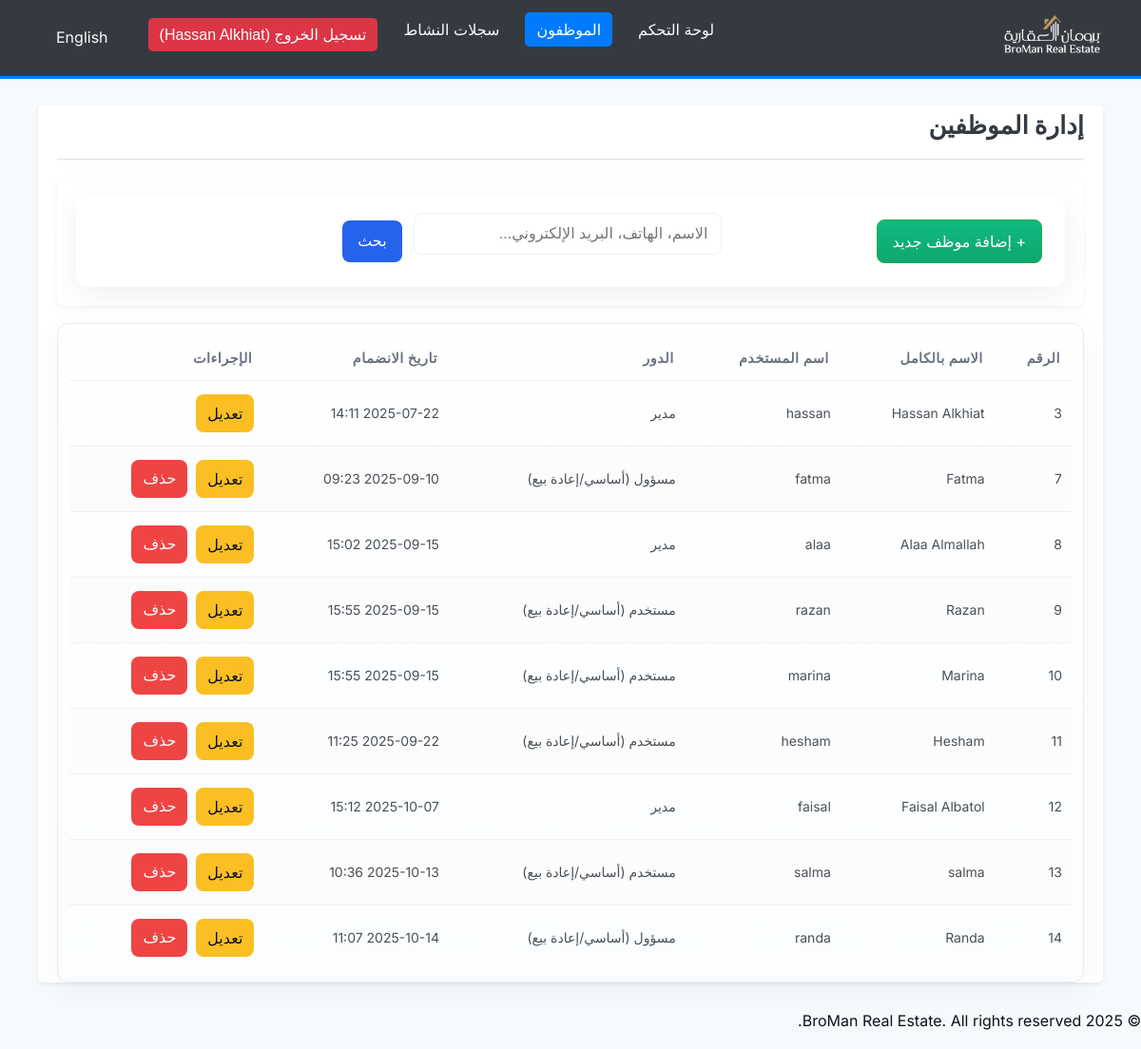
The page /employees_list.php (signed in) on the database as committed earlier.
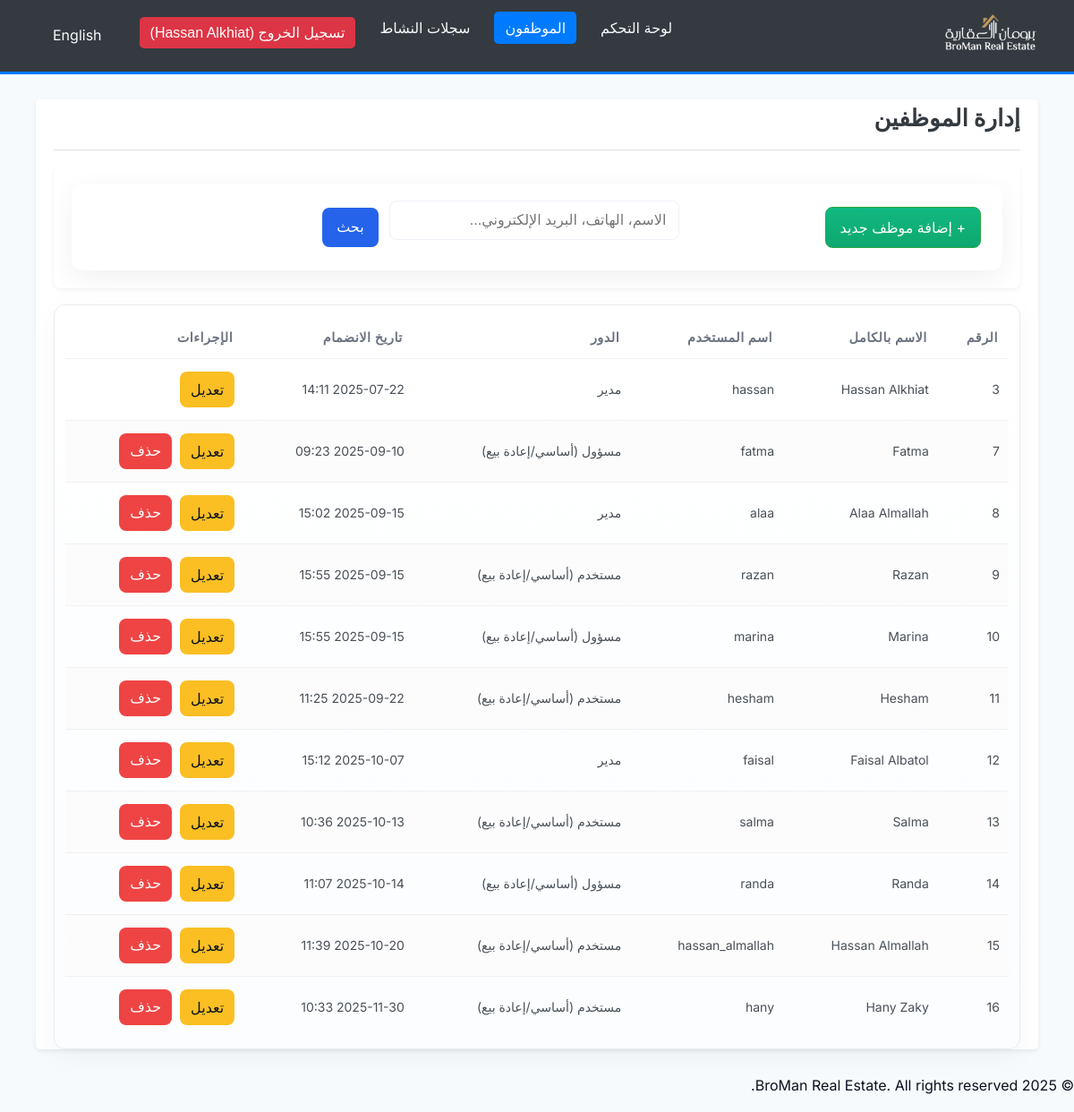
The same page on the database as committed later.
### tables this page shows
CREATE TABLE `employees` (
  `EmployeeID` int(11) NOT NULL,
  `FullName` varchar(255) NOT NULL,
  `Username` varchar(50) NOT NULL,
  `Password` varchar(255) NOT NULL COMMENT 'Stored using PHP password_hash (bcrypt)',
  `Role` enum('manager','admin','user') NOT NULL DEFAULT 'user',
  `DateJoined` timestamp NULL DEFAULT current_timestamp()
);

### lang/translate.php (called while the page is built, shortened)
<?php
$lang_file = __DIR__ . '/' . $_SESSION['lang'] . '.php';
if (file_exists($lang_file)) {
    $translations = include($lang_file);
} else {
    $translations = include(__DIR__ . '/ar.php');
}
function t($key)
{
    global $translations;
    return isset($translations[$key]) ? $translations[$key] : $key;
}
function get_direction()
{
    return ($_SESSION['lang'] == 'ar') ? 'rtl' : 'ltr';
}
function get_lang_code()
{
    return $_SESSION['lang'];
}

### permissions.php (called while the page is built, shortened)
<?php
function get_user_role() {
    return isset($_SESSION["role"]) ? $_SESSION["role"] : null;
}
function is_manager() {
    return get_user_role() === 'manager';
}
function can_manage_employees() {
    return is_manager();
}
function get_role_name_ar($role) {
    switch ($role) {
        case 'manager':
            return 'مدير';
        case 'admin':
            return 'مسؤول (أساسي/إعادة بيع)';
        case 'user':
            return 'مستخدم (أساسي/إعادة بيع)';
    }
}
?>

### employees_list.php (the view, shortened to what this page needs)
<?php
require_once __DIR__ .
'/lang/translate.php';
require_once 'permissions.php';
require_once __DIR__ . '/db.php';
$search_term = isset($_GET['search']) ? trim($_GET['search']) : '';
$sql = "SELECT EmployeeID, FullName, Username, Role, DateJoined FROM employees";
$sql .= " ORDER BY EmployeeID ASC";
$employees = [];
if ($stmt = $conn->prepare($sql)) {
    if ($stmt->execute()) {
        $result = $stmt->get_result();
        while ($row = $result->fetch_assoc()) {
            $employees[] = $row;
        }
    } else {
        error_log("Error fetching employees: " . $stmt->error);
        $_SESSION['error_message'] = t('error_retrieving_employees');
    }
} else {
    error_log("Error preparing statement for employees: " . $conn->error);
    $_SESSION['error_message'] = t('database_error');
}
?>
<!DOCTYPE html>
<html lang="<?php echo get_lang_code(); ?>" dir="<?php echo get_direction(); ?>">
<head>
    <link rel="stylesheet" href="modern_styles.css">
    <?php if (get_direction() === 'rtl'): ?>
        <link rel="stylesheet" href="rtl_styles.css">
    <?php endif; ?>
</head>
<body>
<?php require_once __DIR__ . '/navbar.php'; ?>
    <div class="container">
        <div class="page-header">
            <h1><?php echo t('employee_management'); ?></h1>
        </div>
        <div class="filter-section">
            <form method="GET" action="employees_list.php" class="filter-form">
                <div class="filter-item">
                    <a href="add_employee.php" class="btn btn-add">+ <?php echo t('add_new_employee'); ?></a>
                </div>
                <div class="filter-item" style="flex:1">
                    <input type="text" name="search" class="form-input" placeholder="<?php echo t('search_employees_placeholder'); ?>" value="<?php echo htmlspecialchars($search_term); ?>">
                </div>
                <div class="filter-item">
                    <button type="submit" class="btn btn-primary"><?php echo t('search'); ?></button>
                </div>
            </form>
        </div>
        <?php if (!empty($employees)): ?>
            <div class="table-responsive">
                <table class="properties-table">
                    <thead>
                        <tr>
                            <th><?php echo t('employee_id'); ?></th>
                            <th><?php echo t('full_name'); ?></th>
                            <th><?php echo t('username'); ?></th>
                            <th><?php echo t('role'); ?></th>
                            <th><?php echo t('date_joined'); ?></th>
                            <th><?php echo t('actions'); ?></th>
                        </tr>
                    </thead>
                    <tbody>
                        <?php foreach ($employees as $employee): ?>
                            <?php
                                $role_value = $employee['Role'];
                                $display_role = (get_lang_code() === 'ar')
                                    ? get_role_name_ar($role_value)
                                    : get_role_name_en($role_value);
                            ?>
                            <tr>
                                <td><?php echo htmlspecialchars($employee['EmployeeID']); ?></td>
                                <td><?php echo htmlspecialchars($employee['FullName']); ?></td>
                                <td><?php echo htmlspecialchars($employee['Username']); ?></td>
                                <td><?php echo htmlspecialchars($display_role); ?></td>
                                <td><?php echo htmlspecialchars(date('Y-m-d H:i', strtotime($employee['DateJoined']))); ?></td>
                                <td class="actions">
                                    <a href="edit_employee.php?id=<?php echo $employee['EmployeeID']; ?>" class="btn btn-edit"><?php echo t('edit'); ?></a>
                                    <?php
                                    $loggedInEmployeeId = $_SESSION['employee_id'] ?? ($_SESSION['user_id'] ?? null);
                            if ($loggedInEmployeeId != $employee['EmployeeID']): ?>
                                        <form method="POST" action="delete_employee.php" style="display:inline" onsubmit="return confirm('<?php echo t('confirm_delete_employee'); ?>');">
                                            <button type="submit" class="btn btn-delete"><?php echo t('delete'); ?></button>
                                        </form>
                                    <?php endif; ?>
                                </td>
                            </tr>
                        <?php endforeach; ?>
                    </tbody>
                </table>
            </div>
        <?php endif; ?>
    </div>
<?php require_once __DIR__ . '/footer.php'; ?>
</body>
</html>

### navbar.php (shortened to what this page needs)
<?php
require_once __DIR__ . '/lang/translate.php';
require_once 'permissions.php';
$is_logged_in = isset($_SESSION["loggedin"]) && $_SESSION["loggedin"] === true;
$user_full_name = isset($_SESSION["full_name"]) ? htmlspecialchars($_SESSION["full_name"]) : "Guest";
$active_page = basename($_SERVER["PHP_SELF"]);
$logo_path = "images/broman_logo.png";
$current_lang = get_lang_code();
$switch_lang = ($current_lang == 'ar') ? 'en' : 'ar';
$switch_lang_text = ($current_lang == 'ar') ? t('switch_language_en') : t('switch_language_ar');
$query_params = $_GET;
$query_params['lang'] = $switch_lang;
$switch_lang_url = basename($_SERVER['PHP_SELF']) . '?' . http_build_query($query_params);
?>
<nav class="navbar">
    <div class="logo-container">
        <a href="dashboard.php" class="company-name-link">
            <img src="<?php echo $logo_path; ?>" alt="<?php echo t('broman_real_estate_logo'); ?>" class="logo">
        </a>
    </div>
    <ul>
        <?php if ($is_logged_in): ?>
            <li><a href="dashboard.php" class="<?php echo ($active_page == "dashboard.php") ? "active" : ""; ?>"><?php echo t('dashboard'); ?></a></li>
            <?php if (can_manage_employees()): ?>
                <li><a href="employees_list.php" class="<?php echo ($active_page == "employees_list.php" || $active_page == "add_employee.php" || $active_page == "edit_employee.php") ? "active" : ""; ?>"><?php echo t('employees'); ?></a></li>
            <?php endif; ?>
      <?php if (is_manager()): ?>
        <li><a href="manager_activity.php" class="<?php echo ($active_page == "manager_activity.php") ? "active" : ""; ?>"><?php echo t('activity_logs') ? t('activity_logs') : (get_lang_code() === 'ar' ? 'سجل النشاط' : 'Activity Log'); ?></a></li>
      <?php endif; ?>
            <li>
                <form action="logout.php" method="POST" style="display: inline;">
                    <button type="submit" class="btn-logout"><?php echo sprintf(t('logout_user'), $user_full_name); ?></button>
                </form>
            </li>
        <?php else: ?>
            <li><a href="login.php" class="<?php echo ($active_page == "login.php") ? "active" : ""; ?>"><?php echo t('login'); ?></a></li>
        <?php endif; ?>
         <li><a href="<?php echo htmlspecialchars($switch_lang_url); ?>" class="lang-switch"><?php echo $switch_lang_text; ?></a></li>
    </ul>
</nav>

### footer.php (shortened to what this page needs)
<footer class="footer">
    <p>&copy; <?php echo date("Y"); ?> BroMan Real Estate. All rights reserved.</p>
</footer>

### modern_styles.css (style rules this page uses)
:root { --primary-color: #007bff; --secondary-color: #6c757d; --light-color: #f8f9fa; --dark-color: #343a40; --success-color: #28a745; --danger-color: #dc3545; --warning-color: #ffc107; --font-family: 'Inter', 'Tajawal', system-ui, -apple-system, 'Segoe UI', Roboto, 'Helvetica Neue', Arial, sans-serif; --border-radius: 0.3rem; --box-shadow: 0 0.125rem 0.25rem rgba(0, 0, 0, 0.075); }
body { font-family: var(--font-family); margin: 0; background-color: var(--light-color); color: var(--dark-color); line-height: 1.6; }
.container { width: 90%; max-width: 1200px; margin: 20px auto; padding: 20px; background-color: #fff; border-radius: var(--border-radius); box-shadow: var(--box-shadow); }
.navbar { background-color: var(--dark-color); padding: 1rem 2rem; display: flex; justify-content: space-between; align-items: center; border-bottom: 3px solid var(--primary-color); }
.navbar .logo-container { display: flex; align-items: center; }
.navbar .logo { height: 40px; margin-right: 10px; }
.navbar ul { list-style: none; margin: 0; padding: 0; display: flex; }
.navbar ul li { margin-left: 20px; }
.navbar ul li a { color: #f8f9fa; text-decoration: none; font-size: 1rem; padding: 0.5rem 0.75rem; border-radius: var(--border-radius); transition: background-color 0.3s ease; }
.navbar ul li a:hover, .navbar ul li a.active { background-color: var(--primary-color); color: #fff; }
.navbar ul li form button { background-color: var(--danger-color); color: white; border: none; padding: 0.5rem 0.75rem; border-radius: var(--border-radius); cursor: pointer; font-size: 1rem; }
.page-header { display: flex; justify-content: space-between; align-items: center; margin-bottom: 25px; padding-bottom: 15px; border-bottom: 1px solid #dee2e6; }
.page-header h1, .page-title { margin: 0; font-size: 2rem; color: var(--dark-color); }
.btn { display: inline-block; font-weight: 400; text-align: center; vertical-align: middle; cursor: pointer; user-select: none; background-color: transparent; border: 1px solid transparent; padding: 0.5rem 1rem; font-size: 1rem; line-height: 1.5; border-radius: var(--border-radius); transition: color 0.15s ease-in-out, background-color 0.15s ease-in-out, border-color 0.15s ease-in-out, box-shadow 0.15s ease-in-out; text-decoration: none; }
.btn-primary { color: #fff; background-color: var(--primary-color); border-color: var(--primary-color); }
.btn-add { color: #fff; background-color: var(--success-color); border-color: var(--success-color); padding: 0.6rem 1.2rem; }
.btn-edit { color: #212529; background-color: var(--warning-color); border-color: var(--warning-color); }
.btn-delete { color: #fff; background-color: var(--danger-color); border-color: var(--danger-color); }
.form-input, .form-card select, .form-card textarea { display: block; width: calc(100% - 22px); padding: 0.75rem; font-size: 1rem; line-height: 1.5; color: #495057; background-color: #fff; background-clip: padding-box; border: 1px solid #ced4da; border-radius: var(--border-radius); transition: border-color 0.15s ease-in-out, box-shadow 0.15s ease-in-out; margin-bottom: 1rem; }
.table-responsive { background-color: #ffffff; border-radius: 8px; box-shadow: 0 4px 20px rgba(0, 0, 0, 0.05); padding: 10px; border: 1px solid #e9ecef; }
.properties-table { width: 100%; border-collapse: collapse; }
.properties-table thead th { background-color: #f8f9fa; color: #343a40; padding: 16px; text-align: right; font-weight: 600; font-size: 0.9rem; text-transform: uppercase; letter-spacing: 0.5px; border-bottom: 2px solid #dee2e6; }
.properties-table tbody td { padding: 15px; vertical-align: middle; color: #495057; border-bottom: 1px solid #f1f1f1; transition: background-color 0.2s ease; }
.properties-table tbody tr:nth-of-type(even) { background-color: #fcfcfc; }
.properties-table tbody tr:last-child td { border-bottom: none; }
.properties-table td, .properties-table th { white-space: normal !important; word-wrap: break-word; hyphens: auto; }
.properties-table thead th, .properties-table tbody td { padding: 14px 10px; }
.filter-section { margin-bottom: 25px; padding: 20px; background-color: #f8f9fa; border-radius: 8px; box-shadow: 0 2px 5px rgba(0,0,0,0.05); }
.filter-item { flex: 1; min-width: 200px; }

Rows that differ between the two databases and show on the page:
changed employees "Marina": Role "مستخدم (أساسي/إعادة بيع)" → "مسؤول (أساسي/إعادة بيع)"
changed employees "salma": FullName "salma" → "Salma"
added employees: EmployeeID "15", FullName "Hassan Almallah", Username "hassan_almallah", Role "مستخدم (أساسي/إعادة بيع)", DateJoined "2025-10-20 11:39"
added employees: EmployeeID "16", FullName "Hany Zaky", Username "hany", Role "مستخدم (أساسي/إعادة بيع)", DateJoined "2025-11-30 10:33"
